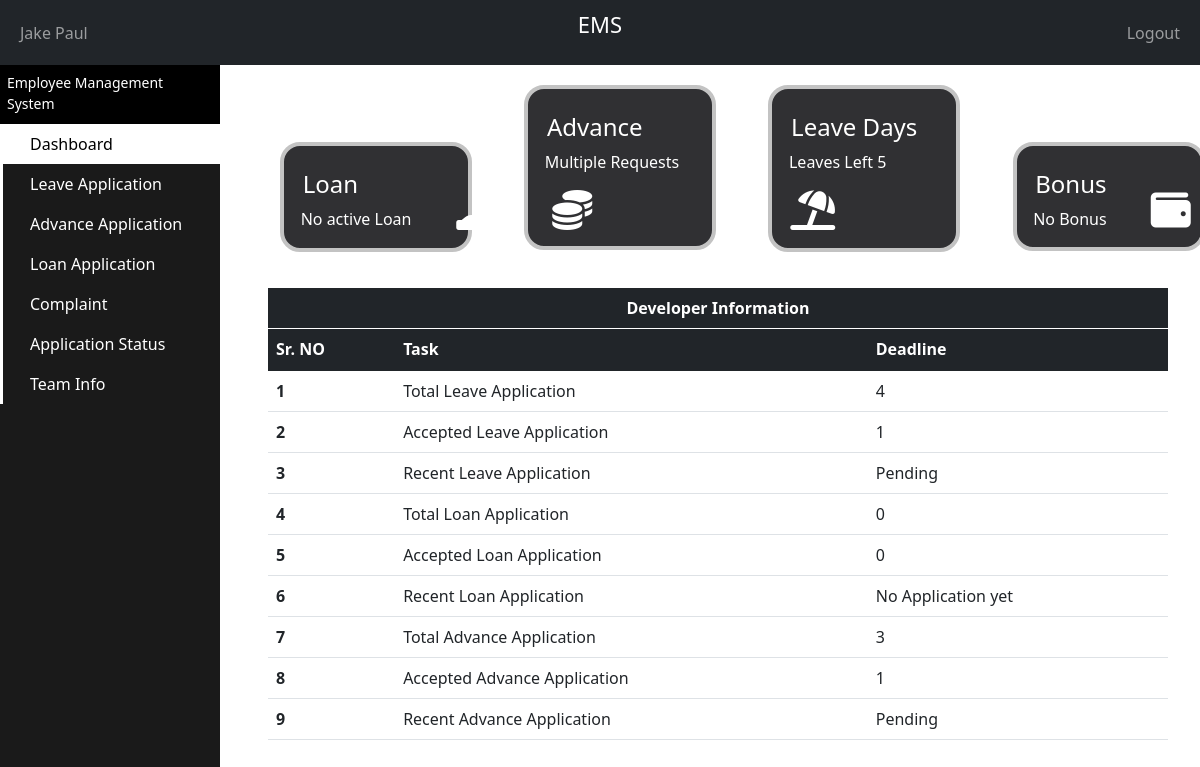
The app's page /PHP/Developer_Dashboard.php (signed in) with its own data.
### tables this page shows
CREATE TABLE `developer_info` (
  `Developer_ID` int(11) NOT NULL,
  `First_Name` varchar(25) NOT NULL,
  `Last_Name` varchar(25) NOT NULL,
  `Gender` varchar(10) NOT NULL,
  `Phone_Number` varchar(11) NOT NULL,
  `Email` varchar(50) NOT NULL,
  `Password` varchar(50) NOT NULL,
  `Address` varchar(300) NOT NULL,
  `CNIC` varchar(13) NOT NULL,
  `DateOfBirth` date NOT NULL,
  `DateOfJoining` date NOT NULL,
  `Salary` int(11) NOT NULL,
  `Total_Leave_Days` int(2) NOT NULL,
  `Leave_Days_Used` int(2) NOT NULL,
  `Total_Absent_Days` int(11) NOT NULL,
  `Manager_ID` int(11) NOT NULL,
  `JobTitle` int(11) NOT NULL,
  `Team_ID` int(11) NOT NULL,
  `Bonus` int(11) NOT NULL,
  `BonusMonth` date DEFAULT NULL
);

CREATE TABLE `leave_table` (
  `LeaveTable_ID` int(11) NOT NULL,
  `Developer_ID` int(11) NOT NULL,
  `Manager_ID` int(11) NOT NULL,
  `Reason` varchar(500) NOT NULL,
  `NumberOfDays` int(2) NOT NULL,
  `StartDate` date NOT NULL,
  `DateApplied` date NOT NULL,
  `Status` varchar(25) NOT NULL
);

CREATE TABLE `advance_table` (
  `AdvanceTable_ID` int(11) NOT NULL,
  `Developer_ID` int(11) NOT NULL,
  `Manager_ID` int(11) NOT NULL,
  `Reason` varchar(500) NOT NULL,
  `Amount` int(11) NOT NULL,
  `DateApplied` date NOT NULL,
  `Status` varchar(25) NOT NULL,
  `Active` varchar(3) NOT NULL
);

### PHP/Developer_Dashboard.php (the view, shortened to what the rows shown need)
<?php
    include "Connection.php";
?>
<!doctype html>
<html lang="en">
  <head>
    <link href="https://cdn.jsdelivr.net/npm/bootstrap@5.1.1/dist/css/bootstrap.min.css" rel="stylesheet">
  </head>
  <body>
    <div class="content-container">
      <div   class="container-fluid">
      <div style="width:100%;overflow-y: scroll; height:85%;position:fixed">
        <div style = "margin-top:0%;margin-bottom:2%">
          <div style="width:16%;margin-left:4%;background-color:#303033;color:white;height:5%;border: solid 4px #c3c3c3;;border-radius:20px;display: inline-block">
          <div style = "display:inline-block">
              <br>
              <h4>&nbsp&nbsp Leave Days</h4>
              <p>&nbsp&nbsp&nbsp
                <?php
                  $ID = $_SESSION["uid"];
                  $sql = "SELECT * FROM developer_info WHERE Developer_ID ='$ID' ";
                  $result = mysqli_query($con, $sql);
                  $count = mysqli_num_rows($result);
                  $row = mysqli_fetch_array($result);
                  if($count == 1)
                  {
                    $Total = $row['Total_Leave_Days'];
                    $Used = $row['Leave_Days_Used'];
                    $Left = $Total - $Used;
                    if($Left >= 0)
                    {
                      $temp = "Leaves Left ";
                      $temp .= $Left;
                      echo "$temp";
                      echo'
                      </p>
                      </div>
                      <div style = "display:inline-block">
                      <i style="margin-left:40%;margin-bottom:40%;margin-top:0%;font-size:40px"class="fas fa-umbrella-beach"></i>
                      </div>
                      ';
                    }
                  }
                ?>
          </div>
          <div style="width:16%;margin-left:4%;background-color:#303033;color:white;height:5%;border: solid 4px #c3c3c3;;border-radius:20px;display: inline-block">
          <div style = "display:inline-block">
              <br>
              <h4>&nbsp&nbsp Bonus</h4>
              <p>&nbsp&nbsp&nbsp
                <?php
                  $ID = $_SESSION["uid"];
                  $sql = "SELECT * FROM developer_info WHERE Developer_ID ='$ID' ";
                  $result = mysqli_query($con, $sql);
                  $count = mysqli_num_rows($result);
                  $row = mysqli_fetch_array($result);
                  if($count == 1)
                  {
                    $Total = $row['Bonus'];
                    if($Total <= 0)
                    {
                      $temp = "No Bonus";
                      echo "$temp";
                      echo'
                      </p>
                      </div>
                      <div style = "display:inline-block">
                      <i style="margin-left:100%;margin-bottom:40%;margin-top:0%;font-size:40px"class="fas fa-wallet"></i>
                      </div>
                      ';
                    }
                  }
                ?>
          </div>
        </div>
        <div style="width:75%;margin-left: 3%;margin-top: 1%;float:left;"class="jumbotron">
          <table style="margin-bottom: 0px;padding-bottom: 0px;"class="table">
            <thead class="table-dark">
              <tr >
                <th style="text-align: center;border-bottom: 1px solid white;">Developer Information</th>
              </tr>
            </thead>
          </table>
        </div>
        <div style="width:75%;margin-left: 3%;float:left"class="jumbotron">
          <table style="margin-top:0px;padding-top: 0px"class="table">
            <thead class="table-dark">
              <tr>
                <th scope="col">Sr. NO</th>
                <th scope="col">Task</th>
                <th>Deadline</th>
              </tr>
            </thead>
            <tbody>
              <tr>
                <?php
                  echo"<th>1</th>
                  <td>Total Leave Application</td>";
                ?>
              </tr>
              <tr>
                <?php
                  echo"<th>2</th>
                  <td>Accepted Leave Application</td>";
                ?>
              </tr>
              <tr>
                <?php
                  $ID = $_SESSION["uid"];
                  $sql=" SELECT * FROM leave_table WHERE Developer_ID = '$ID' ORDER BY leave_table.DateApplied DESC LIMIT 1";
                  $result = mysqli_query($con, $sql);
                  $count = mysqli_num_rows($result);
                  $row = mysqli_fetch_array($result);
                  if($count > 0)
                  {
                    $Status = $row['Status'];
                    echo"<th>3</th>
                    <td>Recent Leave Application</td>";
                    echo"<td>$Status</td>";
                  }
                  else
                  {
                    echo"<th>3</th>
                    <td>Recent Leave Application</td>";
                    echo"<td>Not Applied Yet</td>";
                  }
                ?>
              </tr>
              <tr>
                <?php
                  echo"<th>4</th>
                  <td>Total Loan Application</td>";
                ?>
              </tr>
              <tr>
                <?php
                  echo"<th>5</th>
                  <td>Accepted Loan Application</td>";
                ?>
              </tr>
              <tr>
                <?php
                  $ID = $_SESSION["uid"];
                  $sql=" SELECT * FROM loan_table WHERE Developer_ID = '$ID' ORDER BY loan_table.DateApplied DESC LIMIT 1";
                  $result = mysqli_query($con, $sql);
                  $count = mysqli_num_rows($result);
                  $row = mysqli_fetch_array($result);
                  if($count > 0)
                  {
                    $Status = $row['Status'];
                    echo"<th>6</th>
                    <td>Recent Loan Application</td>";
                    echo"<td>$Status</td>";
                  }
                  else
                  {
                    echo"<th>6</th>
                    <td>Recent Loan Application</td>";
                  }
                ?>
              </tr>
              <tr>
                <?php
                  echo"<th>7</th>
                  <td>Total Advance Application</td>";
                ?>
              </tr>
              <tr>
                <?php
                  echo"<th>8</th>
                  <td>Accepted Advance Application</td>";
                ?>
              </tr>
              <tr>
                <?php
                  $ID = $_SESSION["uid"];
                  $sql=" SELECT * FROM advance_table WHERE Developer_ID = '$ID' ORDER BY advance_table.DateApplied DESC LIMIT 1";
                  $result = mysqli_query($con, $sql);
                  $count = mysqli_num_rows($result);
                  $row = mysqli_fetch_array($result);
                  if($count > 0)
                  {
                    $Status = $row['Status'];
                    echo"<th>9</th>
                    <td>Recent Advance Application</td>";
                    echo"<td>$Status</td>";
                  }
                  else
                  {
                    echo"<th>9</th>
                    <td>Recent Advance Application</td>";
                    echo"<td>No Application Yet</td>";
                  }
                ?>
              </tr>
            </tbody>
          </table>
        </div>
    </div>
    </div>
  </body>
</html>

### records on screen
developer_info: temp "Leaves Left 5", Bonus "No Bonus"
leave_table: Status "Pending"
advance_table: Status "Pending"

### other values on screen
$_SESSION[fname] "Jake"
$_SESSION[lname] "Paul"
$count "4"
$count "1"
$count "0"
$count "3"
